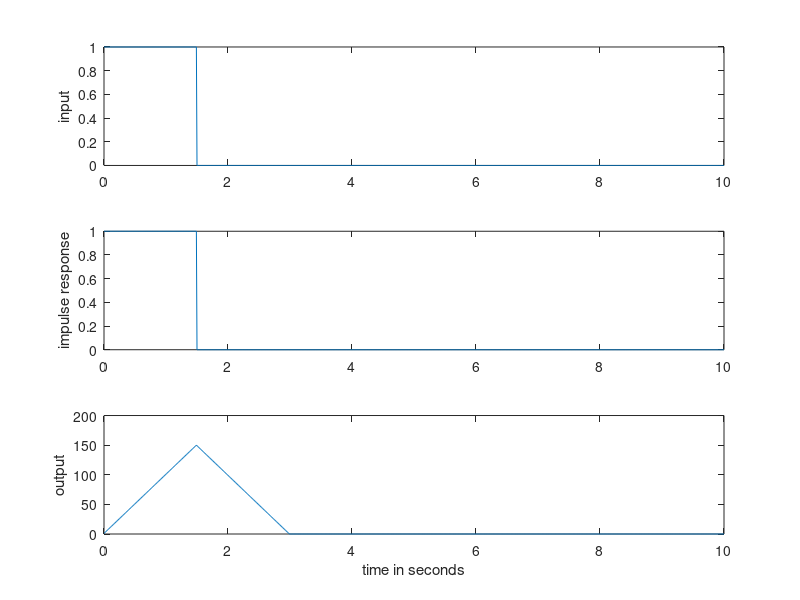

Recreate this plot in MATLAB.
% convolex.m: example of numerical convolution
pkg load signal;
Ts=1/100; time=10;        % sampling interval and total time
f=10;
t=0:Ts:time;              % create time vector
x=zeros(size(t));
size_t = size(t);
for i=1:150
  x(i)=1;       
end
h=x  

y=conv(h,x);              % do convolution
subplot(4,1,1), plot(t,x) % and plot
subplot(4,1,2), plot(t,h)
subplot(4,1,3), plot(t,y(1:length(t)))

% actual commands used to draw figure:
subplot(3,1,1), plot(t,x)
ylabel('input')
subplot(3,1,2), plot(t,h)
ylabel('impulse response')
subplot(3,1,3), plot(t,y(1:length(t)))
ylabel('output')
xlabel('time in seconds')

